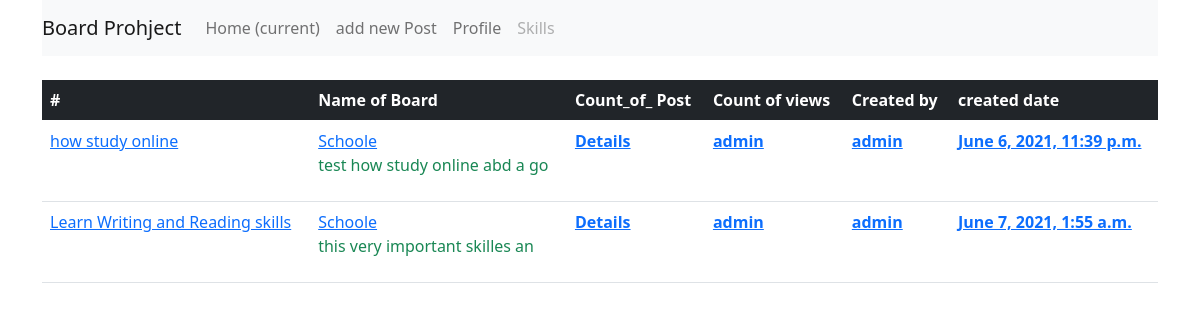
Screenshot of /topic/12/ (signed in) with the database file from the repository.
### board/models.py (models this page shows, shortened)
class topic(models.Model):
    topboard=models.ForeignKey(board,related_name='topic1',on_delete=models.CASCADE)
    toptitle=models.CharField(max_length=100)
    topdis=models.TextField(max_length=4000)
    topcreated_by=models.ForeignKey(User,related_name='topic2',on_delete=models.CASCADE)
    topdate_add=models.DateTimeField(auto_now_add=True)

class board(models.Model):
    board=models.CharField(max_length=100)
    describtion=models.TextField(max_length=4000)
    create_dt=models.DateTimeField(auto_now_add=True)
    def __str__(self):
        return self.board

### board/views.py (the view)
# urls.py: path('topic/<int:id>/',views.topicc, name='topic')
def topicc(request,id):
        mytopic=get_list_or_404(topic,topboard_id=id)
        context={
                'mytopic':mytopic,
            }
        return render(request,'topic.html',context)

### templates/topic.html
{%extends 'base.html'%}
{%block content%}
<table class="table mt-lg-4">
  <thead class="bg-dark text-white">
    <tr>
      <th scope="col">#</th>
      <th scope="col">Name of Board</th>
      <th scope="col">Count_of_ Post</th>
      <th scope="col">Count of views </th>
      <th scope="col">Created by </th>
      <th scope="col">created date </th>
    </tr>
  </thead>
  <tbody>
      {%for n in mytopic%}
      <tr>
        <td scope="col"><a href="{% url 'topic' n.id%}">{{n.toptitle}}</a></td>
        <td scope="col"><a href="{% url 'topic' n.id %}">{{n.topboard}}</a><br>
        <p class="text-success">{{n.topdis |slice:30}}</p>
        </td>
        <th scope="col"><a href="{% url 'topic' n.id%}">Details</a></th>
        <th scope="col"><a href="{% url 'topic' n.id%}">{{n.topcreated_by}}</a></th>
        <th scope="col"><a href="{% url 'topic' n.id%}">{{user}}</a></th>
        <th scope="col"><a href="{% url 'topic' n.id%}">{{n.topdate_add}}</a></th>
      </tr>
   {%endfor%}
  </tbody>
</table>
{%endblock%}

### rows the page displays
topic: toptitle "how study online", topboard "Schoole", topdis "test how study online abd a go", topcreated_by "admin", topdate_add "June 6, 2021, 11:39 p.m."
topic: toptitle "Learn Writing and Reading skills", topboard "Schoole", topdis "this very important skilles an", topcreated_by "admin", topdate_add "June 7, 2021, 1:55 a.m."

### other values shown
{{ user }} "admin"
